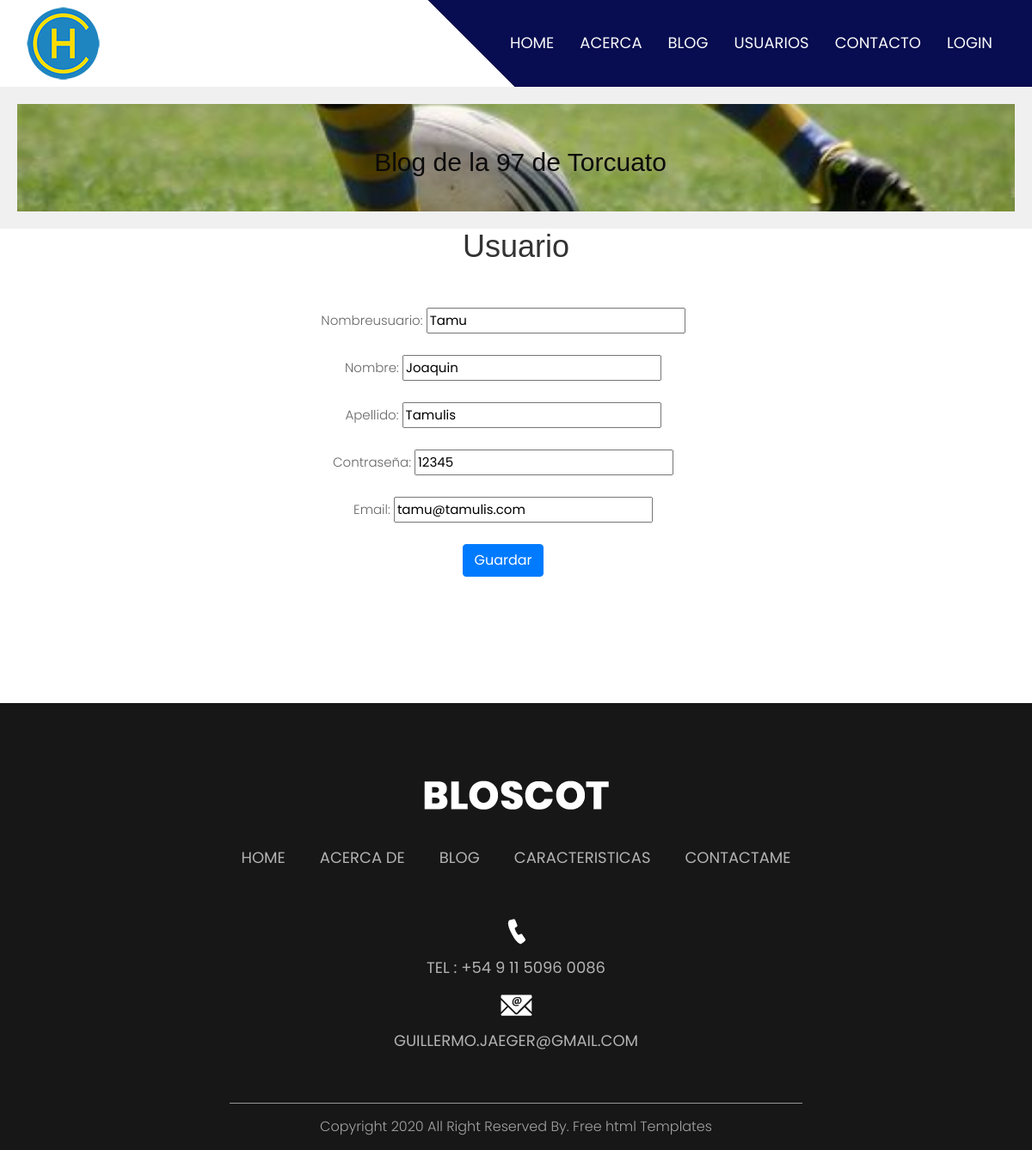
Page /cuentas/usuario/editar/6 on the committed database.
### cuentas/models.py (models this page shows, shortened)
class Usuario(models.Model):
    nombreusuario=models.CharField(max_length=40,null=False,default="")
    nombre=models.CharField(max_length=40,null=False,default="")
    apellido=models.CharField(max_length=40,null=False,default="")
    contraseña=models.CharField(max_length=40)
    email=models.EmailField(max_length=40,null=True,default="")

### cuentas/views.py (the view)
# urls.py: path("usuario/editar/<pk>",UsuarioEditar.as_view(),name="usuarioeditar"),
class UsuarioEditar(UpdateView):
    model = Usuario
    fields = ['nombreusuario','nombre','apellido','contraseña','email']
    template_name = 'usuarioeditar.html'
    success_url = reverse_lazy('usuariolista' )

### cuentas/templates/usuarioeditar.html (shortened to what this page needs)
{% extends "padre.html" %}
{% load static % }
{% block contenido %}
<br>
<br>
<br>
<div class="container text-center">
    <h1>Usuario</h1>
</div>
<div class="container">
<form id="login-form" style=" width: 50vw; margin-left : 20vw;" method="post" enctype="multipart/form-data">{% csrf_token %}
    <div class="container text-center">
        <div class="row">
                <div class="col-sm-12 align-items-center">
                    <div class="card-body">
                        {{ form.as_p }}
                        <input type="submit" class="btn btn-primary text-center" value="Guardar">
                    </div>
                </div>
                <br>
                <br>
                <br>
        </div>
    </div>
</form>
</div>
<br>
<br>
<br>
<br>
<br>

### cuentas/static/css/style.css (style rules this page uses)
* { box-sizing: border-box !important; transition: ease all 0.5s; }
html { scroll-behavior: smooth; }
body { color: #666666; font-size: 14px; font-family: Poppins; line-height: 1.80857; font-weight: normal; overflow-x: hidden; }
h1, h2, h3, h4, h5, h6 { letter-spacing: 0; font-weight: normal; position: relative; padding: 0 0 10px 0; font-weight: normal; line-height: normal; color: #111111; margin: 0 }
h1 { font-size: 24px }
*, *::after, *::before { -webkit-box-sizing: border-box; -moz-box-sizing: border-box; box-sizing: border-box; }
p { margin: 20px; font-weight: 300; font-size: 15px; line-height: 24px; }
a, .btn { text-decoration: none !important; outline: none !important; -webkit-transition: all .3s ease-in-out; -moz-transition: all .3s ease-in-out; -ms-transition: all .3s ease-in-out; -o-transition: all .3s ease-in-out; transition: all .3s ease-in-out; }

### rows in the picture
Usuario: nombreusuario "Tamu", nombre "Joaquin", apellido "Tamulis", contraseña "12345", email "tamu@tamulis.com"
